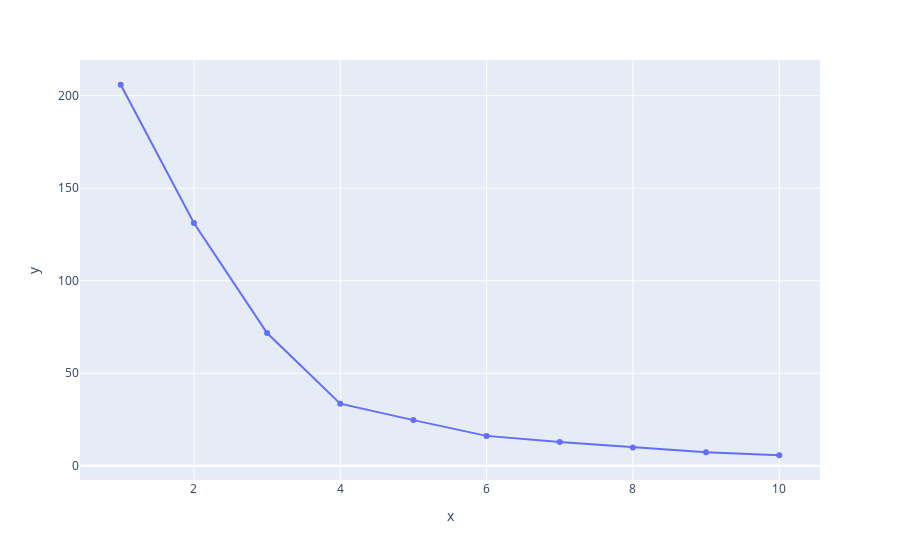

Write notebook code for a chart like this one.
### Code cell
from sklearn.cluster import KMeans
import plotly.express as px # (visualisasi)

data = x_pca
inertias = []

for i in range(1,11):
    kmeans = KMeans(n_clusters=i)
    kmeans.fit(data)
    inertias.append(kmeans.inertia_)

fig = px.line(x=range(1,11), y=inertias, markers=True)
fig.show()
# mulai bertekuk ada di 4

### Figure 1 — Plotly figure (JSON) as saved in the notebook; plotly's stock layout.template omitted (floating-point values rounded to 4 significant figures)
{"data": [{"hovertemplate": "x=%{x}<br>y=%{y}<extra></extra>", "legendgroup": "", "line": {"color": "#636efa", "dash": "solid"}, "marker": {"symbol": "circle"}, "mode": "lines+markers", "name": "", "orientation": "v", "showlegend": false, "type": "scatter", "x": [1, 2, 3, 4, 5, 6, 7, 8, 9, 10], "xaxis": "x", "y": [205.9, 131.2, 71.75, 33.56, 24.69, 16.18, 12.85, 9.905, 7.365, 5.711], "yaxis": "y"}], "layout": {"legend": {"tracegroupgap": 0}, "margin": {"t": 60}, "xaxis": {"anchor": "y", "domain": [0, 1], "title": {"text": "x"}}, "yaxis": {"anchor": "x", "domain": [0, 1], "title": {"text": "y"}}}}
